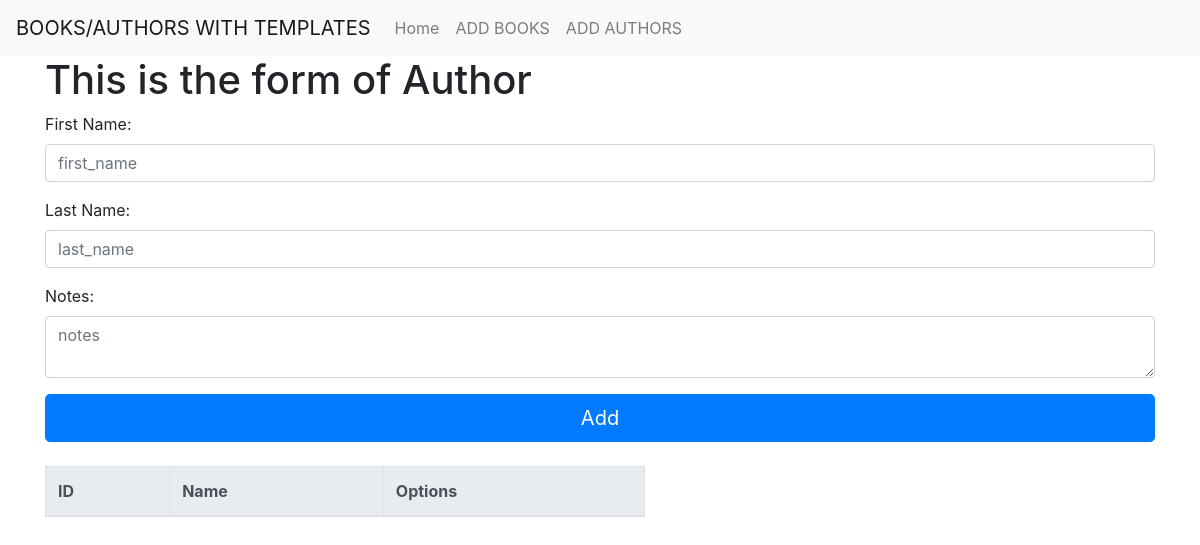
Page /index_one on the earlier database version.
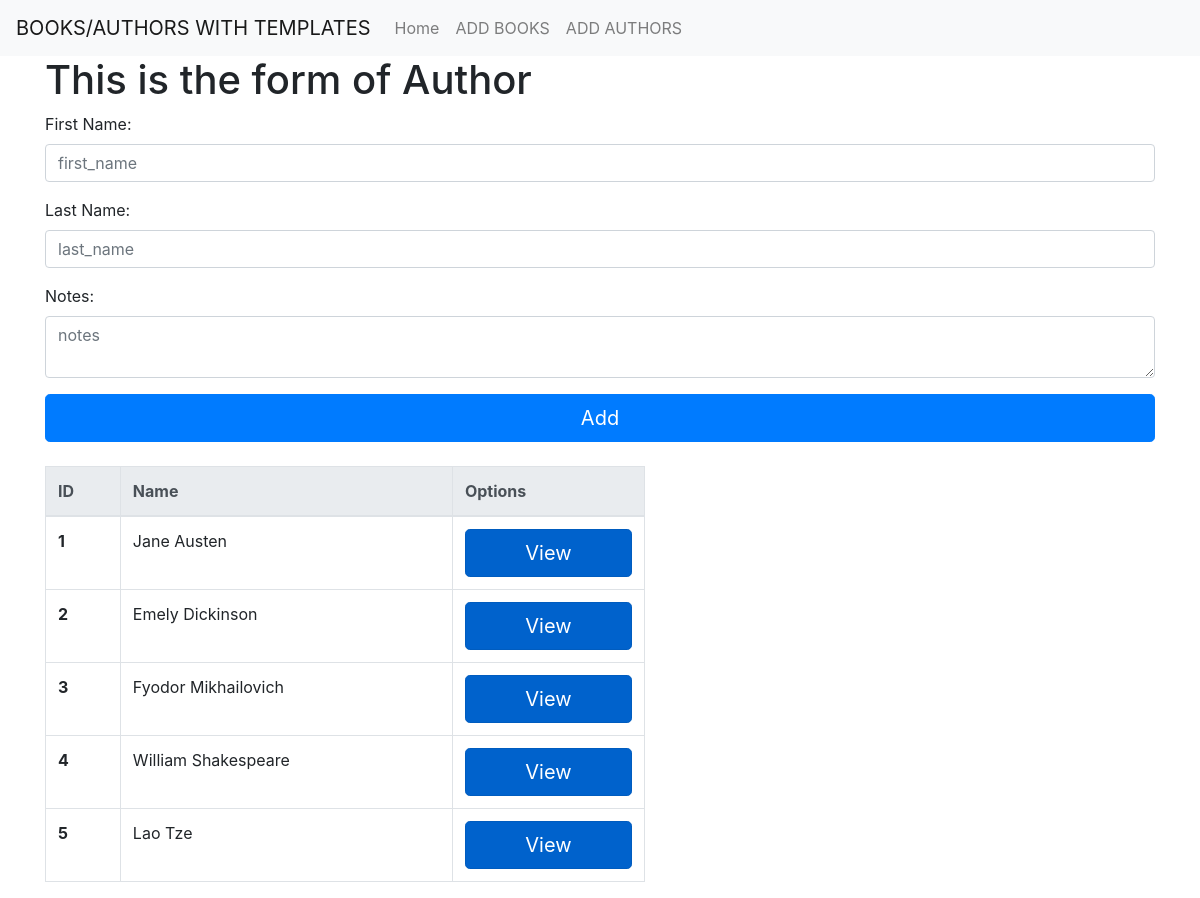
Same page on the later database version.
### Template_Book/models.py (models this page shows)
class Authors(models.Model):
    first_name = models.CharField(max_length=40)
    last_name = models.CharField(max_length=40)
    notes = models.TextField()
    books = models.ManyToManyField(Books, related_name="publishers")
    created_at = models.DateTimeField(auto_now_add=True)
    updated_at = models.DateTimeField(auto_now=True)

### Template_Book/views.py (the view)
# urls.py: path('index_one', views.index_Author),
def index_Author(request ):
    some_data_in_Author = Authors.objects.all()
    context ={
        "contex_author":some_data_in_Author
    }
    return render(request, "index_Author.html", context)

### Template_Book/templates/index_Author.html (shortened to what this page needs)
<!DOCTYPE html>
<html lang="en">
<head>
    <link rel="stylesheet" href="https://stackpath.bootstrapcdn.com/bootstrap/4.4.1/css/bootstrap.min.css"
>
    {% load static %}
      <link rel="stylesheet" href="{% static 'css/style.css' %}">
</head>
<body>
    <nav class="navbar navbar-expand-lg navbar-light bg-light">
        <div class="collapse navbar-collapse" id="navbarTogglerDemo01">
          <a class="navbar-brand" >BOOKS/AUTHORS WITH TEMPLATES</a>
          <ul class="navbar-nav mr-auto mt-2 mt-lg-0">
            <li class="nav-item ">
              <a class="nav-link "  href="/">Home </a>
            </li>
            <li class="nav-item">
              <a class="nav-link" href="/index">ADD BOOKS</a>
            </li>
            <li class="nav-item">
                <a class="nav-link" href="/index_Author">ADD AUTHORS</a>
              </li>
          </ul>
        </div>
      </nav>
<div class="container center">
    <h1>This is the form of Author</h1>
            <form action="/create_Author" method="POST" id="create_Author">
            <div class="form-group ">
                <label for="first_name"> First Name: </label>
                <input type="text"  class="form-control" name="first_name" id="title" placeholder="first_name" required>
            </div>
            <div class="form-group ">
                <label for="last_name"> Last Name: </label>
                <input type="text"  class="form-control" name="last_name" id="title" placeholder="last_name" required>
            </div>
            <div class="form-group ">
                <label for="note">Notes:</label>
                <textarea class="form-control" placeholder="notes" name="notes" id="notes" required></textarea>
            </div>
                <input type="submit" class="btn btn-primary btn-lg btn-block" value="Add">
            </form><br>
            <table class="table table-bordered table-hover" >
                <thead class="thead-light" >
                <th  scope="col">ID</th>
                <th scope="col">Name</th>
                <th scope="col">Options</th>
            </thead>
                {% for authors in contex_author %}
                <tr>
                    <th scope="row">{{ authors.id }}</th>
                    <td>{{ authors.first_name }} {{ authors.last_name }}</td>
                    <td><a class="btn btn-primary btn-lg btn-block active" role="button" aria-pressed="true" href="/show_author/{{ authors.id }}">View</a></td>
                </tr>
                {% endfor %}
            </table>
</div>
</body>
</html>

### Template_Book/static/css/style.css (style rules this page uses)
.table { width: 600px; }

Differences in the rows shown:
added Authors: id "1", first_name "Jane", last_name "Austen"
added Authors: id "2", first_name "Emely", last_name "Dickinson"
added Authors: id "3", first_name "Fyodor", last_name "Mikhailovich"
added Authors: id "4", first_name "William", last_name "Shakespeare"
added Authors: id "5", first_name "Lao", last_name "Tze"
